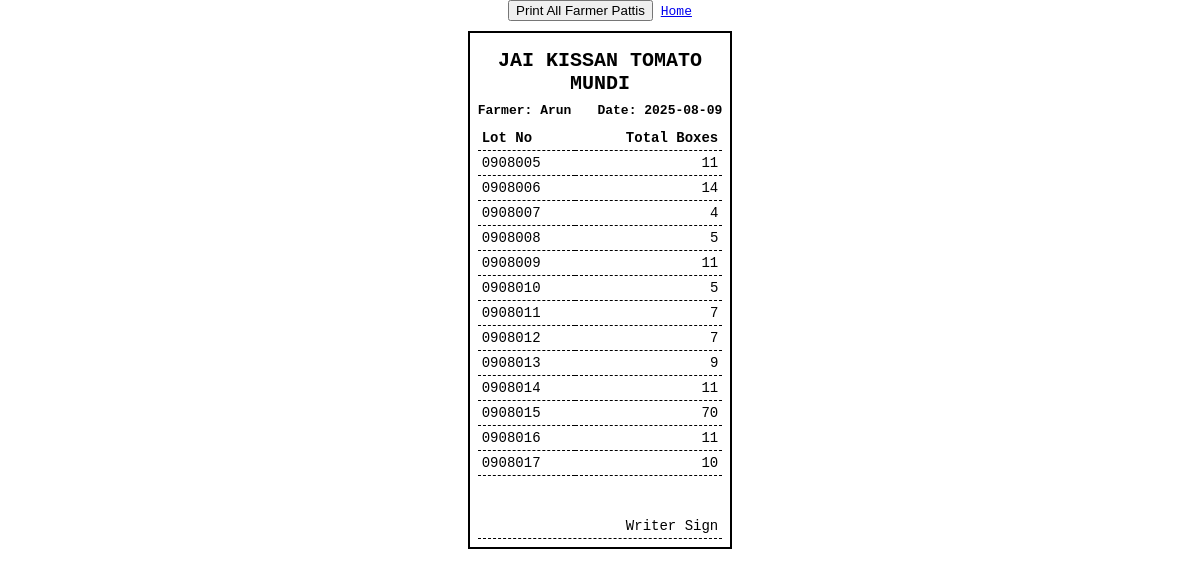
The page /receipt/farmer_pattis/17 on the database its author committed.
### app/models.py (models this page shows)
class Farmer(db.Model):
    id = db.Column(db.Integer, primary_key=True)
    name = db.Column(db.String(100), nullable=False)

class DriverPatti(db.Model):
    id = db.Column(db.Integer, primary_key=True)
    driver_id = db.Column(db.Integer, db.ForeignKey('driver.id'))
    transport_rate = db.Column(db.Float)
    date = db.Column(db.String)

class LotInfo(db.Model):
    id = db.Column(db.Integer, primary_key=True)
    driver_patti_id = db.Column(db.Integer, db.ForeignKey('driver_patti.id'))
    farmer_id = db.Column(db.Integer, db.ForeignKey('farmer.id'))
    lot_number = db.Column(db.String(50))
    jk_boxes = db.Column(db.Integer)
    other_boxes = db.Column(db.Integer)
    transport_rate = db.Column(db.Float)
    total_boxes = db.Column(db.Integer)
    transport_amount = db.Column(db.Float)
    date = db.Column(db.String(20))

### app/routes.py (the view)
@main.route("/receipt/farmer_pattis/<int:driver_patti_id>")
def farmer_patti_receipts(driver_patti_id):
    db = get_db_connection()
    cur = db.cursor()
    lots = cur.execute("""
        SELECT li.lot_number, li.jk_boxes, li.other_boxes, dp.date, f.name as farmer_name, f.id as farmer_id
        FROM lot_info li
        JOIN driver_patti dp ON li.driver_patti_id = dp.id
        JOIN farmer f ON f.id = li.farmer_id
        WHERE li.driver_patti_id = ?
        ORDER BY f.name, li.lot_number
    """, (driver_patti_id,)).fetchall()
    from collections import defaultdict
    farmer_lots = defaultdict(list)
    for lot in lots:
        farmer_lots[lot["farmer_id"]].append(lot)
    return render_template("farmer_receipts.html", farmer_lots=farmer_lots)

### app/routes.py (called while the page is built)
def get_db_connection():
    conn = sqlite3.connect(DB_PATH)
    conn.row_factory = sqlite3.Row  # Allows accessing columns by name
    return conn

### app/templates/farmer_receipts.html (shortened to what this page needs)
<!DOCTYPE html>
<html>
<head>
</head>
<body>
  <div class="no-print" style="text-align:center; margin-bottom: 10px;">
    <button onclick="window.print()">Print All Farmer Pattis</button>
    <a href="/entry">Home</a>
  </div>
  {% for farmer_id, lots in farmer_lots.items() %}
   <div class="receipt">
  <div class="receipt-content">
    <div class="receipt-header">Jai Kissan Tomato Mundi</div>
    <div class="header-line">
      <span>Farmer: {{ lots[0].farmer_name }}</span>
      <span>Date: {{ lots[0].date }}</span>
    </div>
    <table>
      <thead>
        <tr><th>Lot No</th><th class="right">Total Boxes</th></tr>
      </thead>
      <tbody>
        {% for lot in lots %}
          {% set lot_total = lot.jk_boxes + lot.other_boxes %}
          <tr>
            <td>{{ lot.lot_number }}</td>
            <td class="right">{{ lot_total }}</td>
          </tr>
        {% endfor %}
      </tbody>
    </table>
  </div>
  <div class="signature-section">
    <br><br>
    <table>
      <tr>
        <td class="right">Writer Sign</td>
      </tr>
    </table>
  </div>
</div>
  {% endfor %}
</body>
</html>

### app/templates/farmer_receipts.html (style rules this page uses)
body { font-family: monospace; width: 70mm; margin: 0 auto; }
.receipt { page-break-after: always; margin-bottom: 40px; min-height: 10cm; display: flex; flex-direction: column; border: 2px solid black; padding: 8px; }
.receipt-header { font-size: 20px; font-weight: bold; text-align: center; margin-top: 8px; margin-bottom: 8px; text-transform: uppercase; }
.receipt-content { flex-grow: 0; }
.signature-section { margin-top: auto; }
.header-line { display: flex; justify-content: space-between; font-weight: bold; margin: 4px 0; }
table { width: 100%; border-collapse: collapse; margin-top: 8px; }
th, td { border-bottom: 1px dashed #000; padding: 4px; font-size: 14px; text-align: left; }
.right { text-align: right; }

### rows shown on the page
Farmer: name "Arun"
DriverPatti: date "2025-08-09"
LotInfo: lot_number "0908005", lot_total "11"
LotInfo: lot_number "0908006", lot_total "14"
LotInfo: lot_number "0908007", lot_total "4"
LotInfo: lot_number "0908008", lot_total "5"
LotInfo: lot_number "0908009", lot_total "11"
LotInfo: lot_number "0908010", jk_boxes "5"
LotInfo: lot_number "0908011", lot_total "7"
LotInfo: lot_number "0908012", lot_total "7"
LotInfo: lot_number "0908013", lot_total "9"
LotInfo: lot_number "0908014", lot_total "11"
LotInfo: lot_number "0908015", lot_total "70"
LotInfo: lot_number "0908016", lot_total "11"
LotInfo: lot_number "0908017", lot_total "10"
